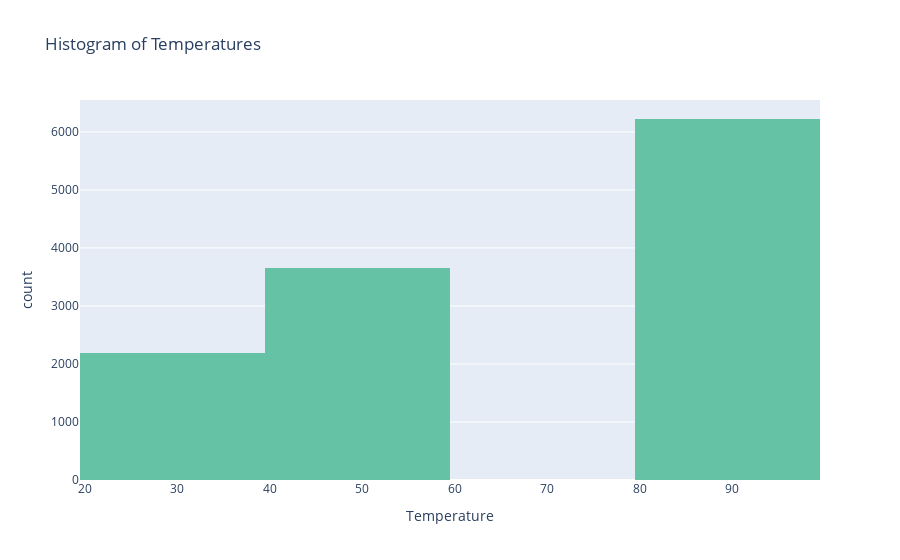

Notebook code cell kept with this figure:
### Markdown cell above
6. Use a histogram to visualize the temperature column.

### Code cell
fig4 = px.histogram(data_cleaned,x="temperature",title="Histogram of Temperatures",labels={"temperature": "Temperature"},color_discrete_sequence = px.colors.qualitative.Set2 )
fig4.show()

### Figure 1 — Plotly figure (JSON) as saved in the notebook; plotly's stock layout.template omitted (floating-point values rounded to 4 significant figures; data arrays with more than 128 entries replaced by an {"elided": "..."} marker saying what was removed)
{"data": [{"alignmentgroup": "True", "bingroup": "x", "hovertemplate": "Temperature=%{x}<br>count=%{y}<extra></extra>", "legendgroup": "", "marker": {"color": "rgb(102,194,165)", "pattern": {"shape": ""}}, "name": "", "offsetgroup": "", "orientation": "v", "showlegend": false, "type": "histogram", "x": {"elided": "12079 int values"}, "xaxis": "x", "yaxis": "y"}], "layout": {"barmode": "relative", "legend": {"tracegroupgap": 0}, "title": {"text": "Histogram of Temperatures"}, "xaxis": {"anchor": "y", "domain": [0, 1], "title": {"text": "Temperature"}}, "yaxis": {"anchor": "x", "domain": [0, 1], "title": {"text": "count"}}}}
